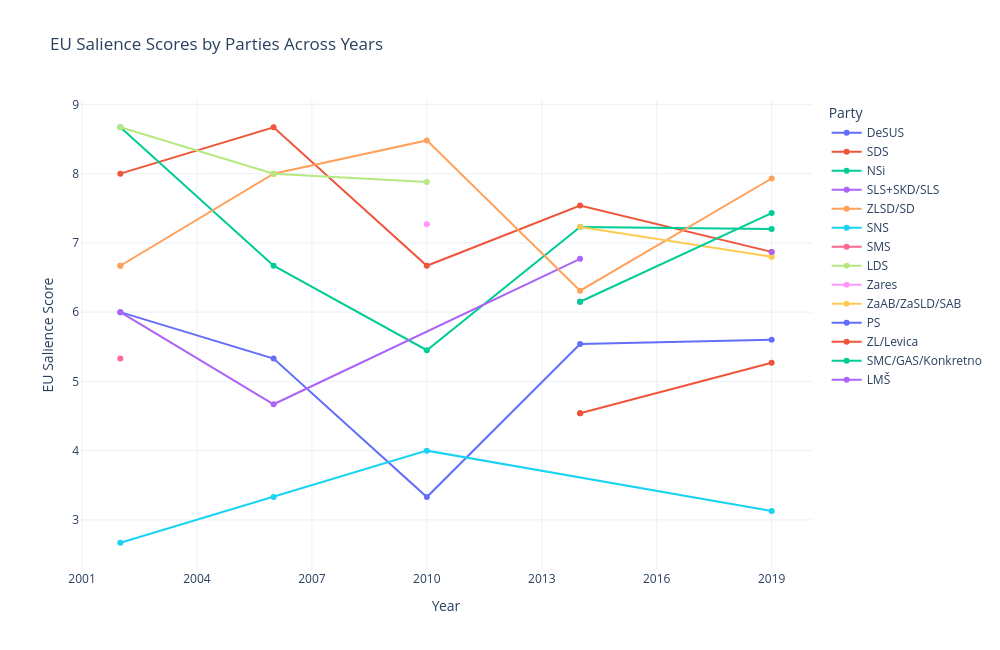

Notebook code cell kept with this figure:
### Markdown cell above
## EU Salience
Relative salience of European integration in the party’s public stance in YEAR [11-point scale]:

Scale: 0 = European Integration is of no importance, never mentioned ...
10 = European Integration is the most important issue.

### Code cell
eu_salience = df.dropna(subset=["eu_salience"])
fig = px.line(eu_salience, x='year', y='eu_salience', color='grouped_party', 
              markers=True, title='EU Salience Scores by Parties Across Years',
              labels={'year': 'Year', 'eu_salience': 'EU Salience', 'grouped_party': 'Party'}, color_discrete_sequence=px.colors.qualitative.Plotly,
)

fig.update_layout(
    xaxis=dict(tickmode='linear', dtick=3),
    yaxis_title='EU Salience Score',
    legend_title='Party',
    template='plotly_white'
)

fig.update_layout(
    height=650,  
    width=1000,
)

fig.write_image('../../Figures/Sentiment_Analysis/CHES/EU_Salience.png')

fig.show()

### Figure 1 — Plotly figure (JSON) as saved in the notebook; plotly's stock layout.template omitted (floating-point values rounded to 4 significant figures)
{"data": [{"hovertemplate": "Party=DeSUS<br>Year=%{x}<br>EU Salience=%{y}<extra></extra>", "legendgroup": "DeSUS", "line": {"color": "#636EFA", "dash": "solid"}, "marker": {"symbol": "circle"}, "mode": "lines+markers", "name": "DeSUS", "orientation": "v", "showlegend": true, "type": "scatter", "x": [2002.0, 2006.0, 2010.0, 2014.0, 2019.0], "xaxis": "x", "y": [6.0, 5.33, 3.33, 5.54, 5.6], "yaxis": "y"}, {"hovertemplate": "Party=SDS<br>Year=%{x}<br>EU Salience=%{y}<extra></extra>", "legendgroup": "SDS", "line": {"color": "#EF553B", "dash": "solid"}, "marker": {"symbol": "circle"}, "mode": "lines+markers", "name": "SDS", "orientation": "v", "showlegend": true, "type": "scatter", "x": [2002.0, 2006.0, 2010.0, 2014.0, 2019.0], "xaxis": "x", "y": [8.0, 8.67, 6.67, 7.54, 6.87], "yaxis": "y"}, {"hovertemplate": "Party=NSi<br>Year=%{x}<br>EU Salience=%{y}<extra></extra>", "legendgroup": "NSi", "line": {"color": "#00CC96", "dash": "solid"}, "marker": {"symbol": "circle"}, "mode": "lines+markers", "name": "NSi", "orientation": "v", "showlegend": true, "type": "scatter", "x": [2002.0, 2006.0, 2010.0, 2014.0, 2019.0], "xaxis": "x", "y": [8.67, 6.67, 5.45, 7.23, 7.2], "yaxis": "y"}, {"hovertemplate": "Party=SLS+SKD/SLS<br>Year=%{x}<br>EU Salience=%{y}<extra></extra>", "legendgroup": "SLS+SKD/SLS", "line": {"color": "#AB63FA", "dash": "solid"}, "marker": {"symbol": "circle"}, "mode": "lines+markers", "name": "SLS+SKD/SLS", "orientation": "v", "showlegend": true, "type": "scatter", "x": [2002.0, 2006.0, 2014.0], "xaxis": "x", "y": [6.0, 4.67, 6.77], "yaxis": "y"}, {"hovertemplate": "Party=ZLSD/SD<br>Year=%{x}<br>EU Salience=%{y}<extra></extra>", "legendgroup": "ZLSD/SD", "line": {"color": "#FFA15A", "dash": "solid"}, "marker": {"symbol": "circle"}, "mode": "lines+markers", "name": "ZLSD/SD", "orientation": "v", "showlegend": true, "type": "scatter", "x": [2002.0, 2002.0, 2006.0, 2006.0, 2010.0, 2014.0, 2019.0], "xaxis": "x", "y": [6.67, 6.67, 8.0, 8.0, 8.48, 6.31, 7.93], "yaxis": "y"}, {"hovertemplate": "Party=SNS<br>Year=%{x}<br>EU Salience=%{y}<extra></extra>", "legendgroup": "SNS", "line": {"color": "#19D3F3", "dash": "solid"}, "marker": {"symbol": "circle"}, "mode": "lines+markers", "name": "SNS", "orientation": "v", "showlegend": true, "type": "scatter", "x": [2002.0, 2006.0, 2010.0, 2019.0], "xaxis": "x", "y": [2.67, 3.33, 4.0, 3.13], "yaxis": "y"}, {"hovertemplate": "Party=SMS<br>Year=%{x}<br>EU Salience=%{y}<extra></extra>", "legendgroup": "SMS", "line": {"color": "#FF6692", "dash": "solid"}, "marker": {"symbol": "circle"}, "mode": "lines+markers", "name": "SMS", "orientation": "v", "showlegend": true, "type": "scatter", "x": [2002.0], "xaxis": "x", "y": [5.33], "yaxis": "y"}, {"hovertemplate": "Party=LDS<br>Year=%{x}<br>EU Salience=%{y}<extra></extra>", "legendgroup": "LDS", "line": {"color": "#B6E880", "dash": "solid"}, "marker": {"symbol": "circle"}, "mode": "lines+markers", "name": "LDS", "orientation": "v", "showlegend": true, "type": "scatter", "x": [2002.0, 2006.0, 2010.0], "xaxis": "x", "y": [8.67, 8.0, 7.88], "yaxis": "y"}, {"hovertemplate": "Party=Zares<br>Year=%{x}<br>EU Salience=%{y}<extra></extra>", "legendgroup": "Zares", "line": {"color": "#FF97FF", "dash": "solid"}, "marker": {"symbol": "circle"}, "mode": "lines+markers", "name": "Zares", "orientation": "v", "showlegend": true, "type": "scatter", "x": [2010.0], "xaxis": "x", "y": [7.27], "yaxis": "y"}, {"hovertemplate": "Party=ZaAB/ZaSLD/SAB<br>Year=%{x}<br>EU Salience=%{y}<extra></extra>", "legendgroup": "ZaAB/ZaSLD/SAB", "line": {"color": "#FECB52", "dash": "solid"}, "marker": {"symbol": "circle"}, "mode": "lines+markers", "name": "ZaAB/ZaSLD/SAB", "orientation": "v", "showlegend": true, "type": "scatter", "x": [2014.0, 2019.0, 2019.0], "xaxis": "x", "y": [7.23, 6.8, 6.8], "yaxis": "y"}, {"hovertemplate": "Party=PS<br>Year=%{x}<br>EU Salience=%{y}<extra></extra>", "legendgroup": "PS", "line": {"color": "#636EFA", "dash": "solid"}, "marker": {"symbol": "circle"}, "mode": "lines+markers", "name": "PS", "orientation": "v", "showlegend": true, "type": "scatter", "x": [2014.0], "xaxis": "x", "y": [6.15], "yaxis": "y"}, {"hovertemplate": "Party=ZL/Levica<br>Year=%{x}<br>EU Salience=%{y}<extra></extra>", "legendgroup": "ZL/Levica", "line": {"color": "#EF553B", "dash": "solid"}, "marker": {"symbol": "circle"}, "mode": "lines+markers", "name": "ZL/Levica", "orientation": "v", "showlegend": true, "type": "scatter", "x": [2014.0, 2014.0, 2019.0], "xaxis": "x", "y": [4.54, 4.54, 5.27], "yaxis": "y"}, {"hovertemplate": "Party=SMC/GAS/Konkretno<br>Year=%{x}<br>EU Salience=%{y}<extra></extra>", "legendgroup": "SMC/GAS/Konkretno", "line": {"color": "#00CC96", "dash": "solid"}, "marker": {"symbol": "circle"}, "mode": "lines+markers", "name": "SMC/GAS/Konkretno", "orientation": "v", "showlegend": true, "type": "scatter", "x": [2014.0, 2019.0], "xaxis": "x", "y": [6.15, 7.43], "yaxis": "y"}, {"hovertemplate": "Party=LMŠ<br>Year=%{x}<br>EU Salience=%{y}<extra></extra>", "legendgroup": "LMŠ", "line": {"color": "#AB63FA", "dash": "solid"}, "marker": {"symbol": "circle"}, "mode": "lines+markers", "name": "LMŠ", "orientation": "v", "showlegend": true, "type": "scatter", "x": [2019.0], "xaxis": "x", "y": [6.87], "yaxis": "y"}], "layout": {"height": 650, "legend": {"title": {"text": "Party"}, "tracegroupgap": 0}, "title": {"text": "EU Salience Scores by Parties Across Years"}, "width": 1000, "xaxis": {"anchor": "y", "domain": [0, 1], "dtick": 3, "tickmode": "linear", "title": {"text": "Year"}}, "yaxis": {"anchor": "x", "domain": [0, 1], "title": {"text": "EU Salience Score"}}}}
